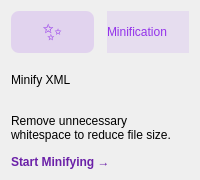
                <widget class="QFrame" name="cardMinify">
                 <property name="minimumSize"><size><width>0</width><height>180</height></size></property>
                 <property name="class" stdset="0"><string>card</string></property>
                 <property name="styleSheet">
                    <string notr="true">
                        #iconMinify { color: #9333ea; background-color: rgba(147, 51, 234, 0.15); border-radius: 8px; }
                        #badgeMinify { background-color: rgba(147, 51, 234, 0.1); color: #9333ea; }
                        #btnMinify { background-color: transparent; color: #6b21a8; border: none; font-weight: bold; text-align: left; }
                        #btnMinify:hover { text-decoration: underline; color: #581c87; }
                        #cardMinify:hover { border: 2px solid #9333ea; background-color: rgba(147, 51, 234, 0.05); }
                    </string>
                 </property>
                 <layout class="QVBoxLayout" name="vLayout4">
                  <item>
                   <layout class="QHBoxLayout" name="hLayout4">
                    <item>
                     <widget class="QLabel" name="iconMinify">
                      <property name="class" stdset="0"><string>iconLabel</string></property>
                      <property name="text"><string>✨</string></property>
                      <property name="fixedSize"><size><width>45</width><height>45</height></size></property>
                      <property name="alignment"><set>Qt::AlignCenter</set></property>
                      <property name="font"><font><pointsize>18</pointsize></font></property>
                     </widget>
                    </item>
                    <item><spacer name="s4"><property name="orientation"><enum>Qt::Horizontal</enum></property></spacer></item>
                    <item>
                     <widget class="QLabel" name="badgeMinify">
                      <property name="class" stdset="0"><string>badgeLabel</string></property>
                      <property name="text"><string>Minification</string></property>
                     </widget>
                    </item>
                   </layout>
                  </item>
                  <item>
                   <widget class="QLabel" name="title4">
                    <property name="class" stdset="0"><string>cardTitle</string></property>
                    <property name="text"><string>Minify XML</string></property>
                   </widget>
                  </item>
                  <item>
                   <widget class="QLabel" name="desc4">
                    <property name="class" stdset="0"><string>cardDesc</string></property>
                    <property name="text"><string>Remove unnecessary whitespace to reduce file size.</string></property>
                    <property name="wordWrap"><bool>true</bool></property>
                   </widget>
                  </item>
                  <item>
                   <widget class="QPushButton" name="btnMinify">
                    <property name="class" stdset="0"><string>actionBtn</string></property>
                    <property name="text"><string>Start Minifying →</string></property>
                    <property name="cursor"><cursorShape>PointingHandCursor</cursorShape></property>
                   </widget>
                  </item>
                 </layout>
                </widget>
